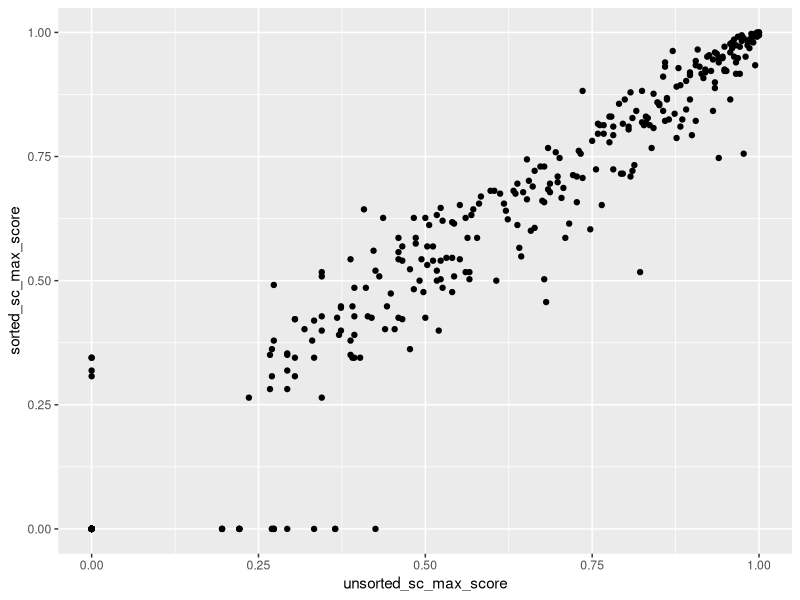
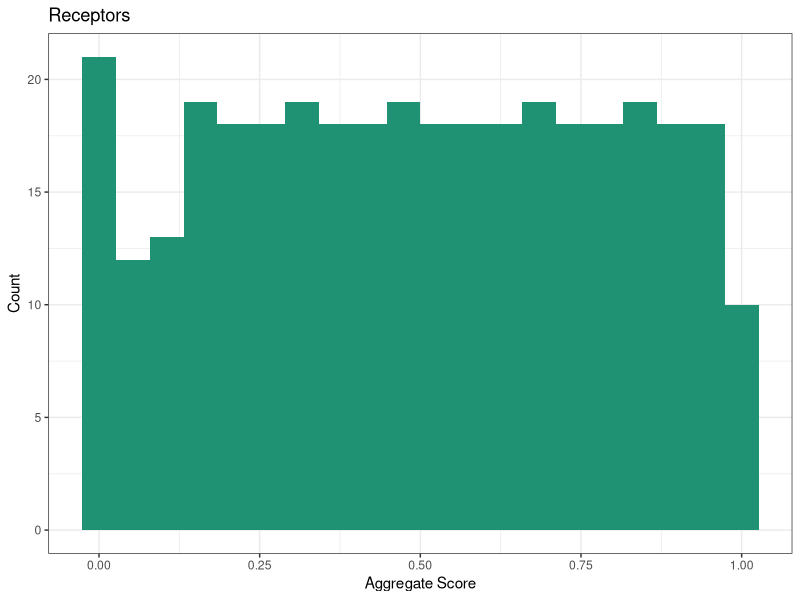
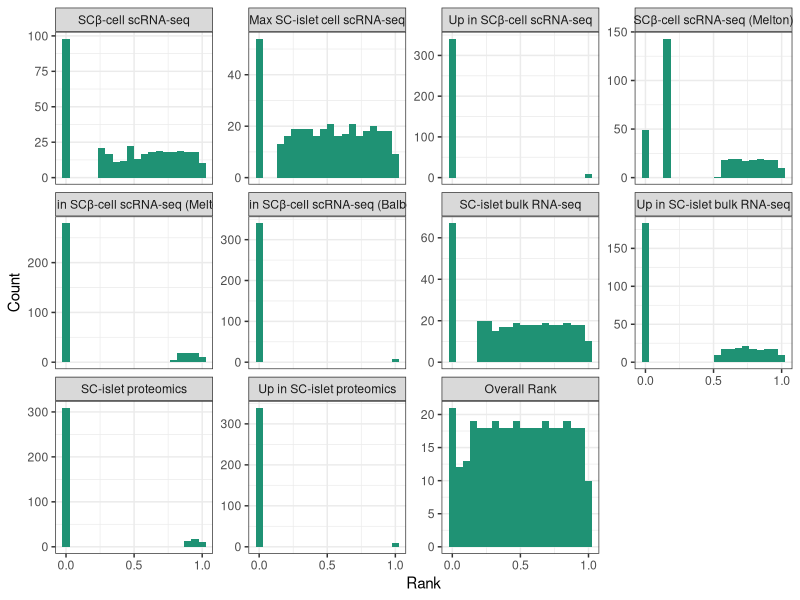
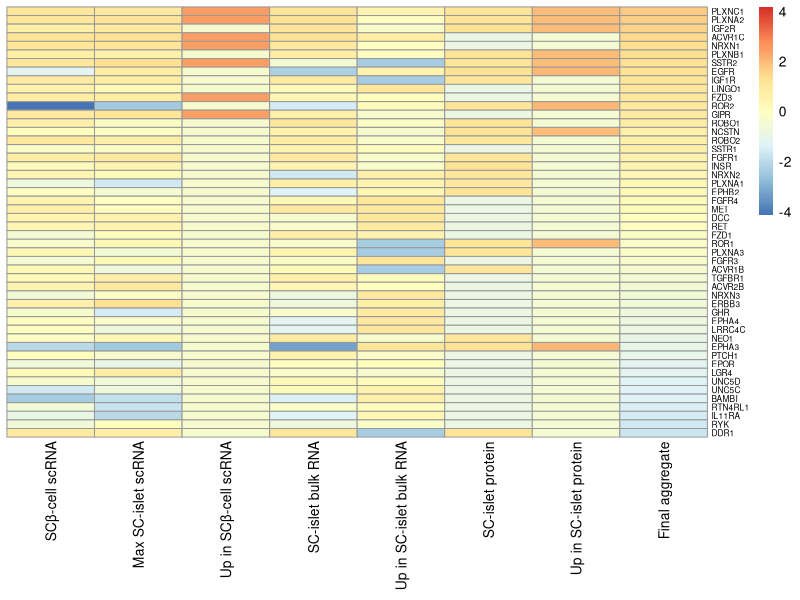
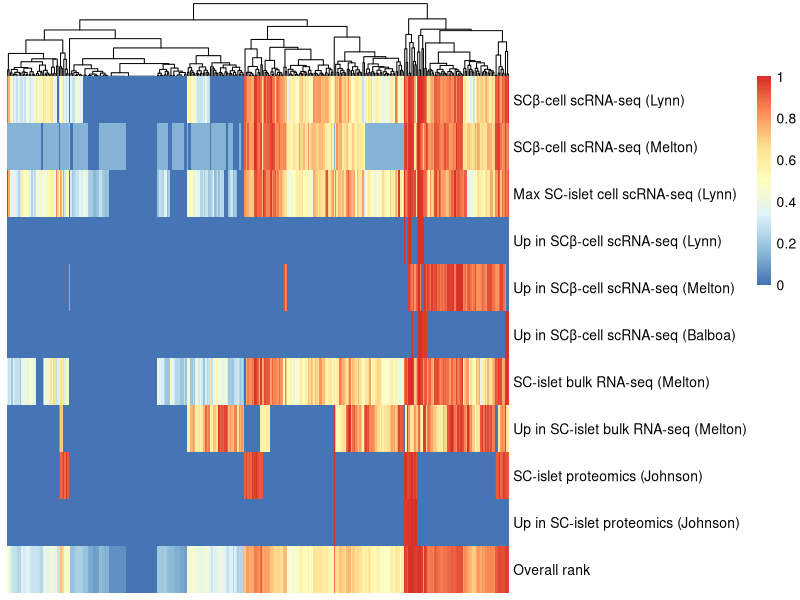
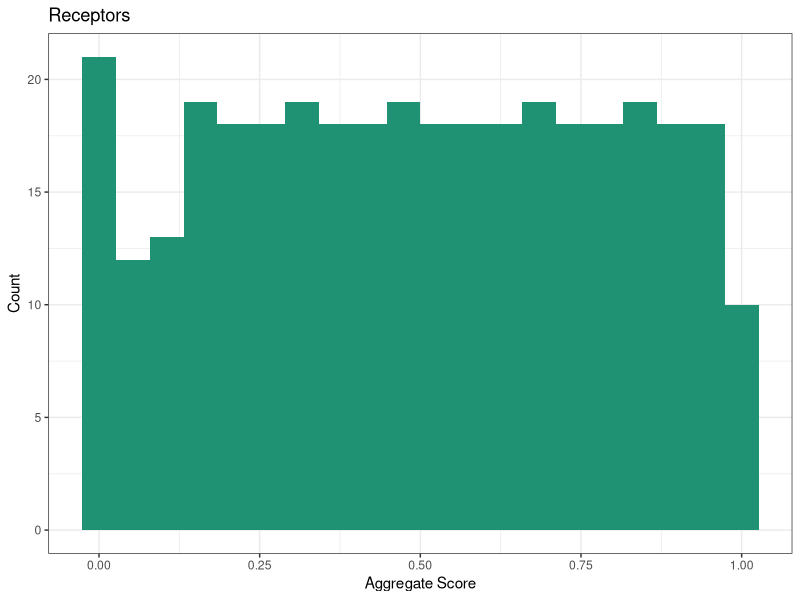
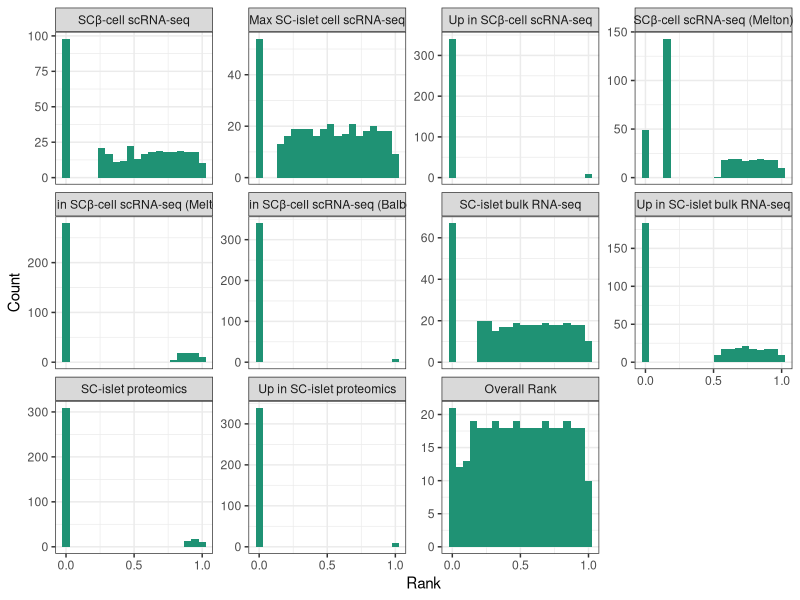

The R source for these figures, in order:
# scoring the 349 receptors based on aggregate rankings of all data of interest
# that we have compiled. Receptor scores will then be combined with ligand
# scores based on known interactions from omnipath data. The combined final 
# ligand scores will be used to decide which ligands to order of in vitro 
# screening.

library(tidyverse)
library(pheatmap)


############# load data ###############################


receptors_df <- (read.csv("ligand_receptor_lists/feb2022_new_lists/OmniPath/data/receptors_with_meltonbalboa.tsv", 
                          sep = "\t"))




############### prep proteomics scoring ############################



# replace NAs with 0 in proteomics so score function doesn't break
# we will use pooled sc proteomics to capture all proteins of interest
receptors_df$all_sc_proteomics_0 <- 
  lapply(receptors_df$all_sc_proteomics,
         replace_na, replace = 0)  
# the lapply changed the format of the new column to a list which caused problems
# so convert all back to dataframe
receptors_df <- as.data.frame(lapply(receptors_df, unlist))



############# prep proteomics differential abundance data ###########################


# this returns fold change values only for proteins upregulated in stemcell
# with a p value of less than 0.05
# so will score based on fold change
receptors_df <- receptors_df %>% 
# Fold change > 1 indicates higher abundance in stem cell  
mutate(proteomics_up_in_sc = ifelse(stemcell_NDislet_proteomics_FC > 1
                                    , ifelse(stemcell_NDislet_proteomics_adj_p_value < 0.05,
                                             # return fold change for scoring
                                             stemcell_NDislet_proteomics_FC,
                                             NA), 
                                    NA))
# replace NAs with 1 in proteomics_up_in_sc score function doesn't break
receptors_df$proteomics_up_in_sc_0 <- 
  lapply(receptors_df$proteomics_up_in_sc,
         replace_na, replace = 1)  
# the lapply changed the format of the new column to a list which caused problems
# so convert all back to dataframe
receptors_df <- as.data.frame(lapply(receptors_df, unlist))



################ prep scRNAseq differential expression data #########################
       

# this returns fold change values only for proteins upregulated in stemcell
# with a p value of less than 0.05
# so will score based on fold change
# with minimum fold change of log2FC = 0.5 (41% change)
receptors_df <- receptors_df %>% 
  # Fold change > 1 indicates higher abundance in stem cell  
  mutate(scRNA_up_in_eBC = ifelse(eBC_beta_scRNA_log2FC > 0.5
                                      , ifelse(eBC_beta_scRNA_adj_p_value < 0.05,
                                               # return fold change for scoring
                                               eBC_beta_scRNA_log2FC,
                                               NA), 
                                      NA))
# replace NAs with 0 in scRNA_up_in_eBC so score function doesn't break
receptors_df$scRNA_up_in_eBC <- 
  lapply(receptors_df$scRNA_up_in_eBC,
         replace_na, replace = 0)  
# the lapply changed the format of the new column to a list which caused problems
# so convert all back to dataframe
receptors_df <- as.data.frame(lapply(receptors_df, unlist))




################ prep bulk SC-islet RNA-seq melton data #########################

# replace NAs with 0 in sc_islet_bulk_rna so score function doesn't break
receptors_df$sc_islet_bulk_rna <- 
  lapply(receptors_df$sc_islet_bulk_rna,
         replace_na, replace = 0)  
# the lapply changed the format of the new column to a list which caused problems
# so convert all back to dataframe
receptors_df <- as.data.frame(lapply(receptors_df, unlist))



# prep SCislet_Hislet_bulkRNA_Melton_log2FC 

# this returns fold change values only for genes upregulated in SC-islets
# Fold change > 1 indicates higher expression in SC-islet
# and provides a good number of hits
# use comparison to just melton's own h-islet, not to lund
# b/c the comparison to lund produced discrepant data
receptors_df <- receptors_df %>% 
  mutate(bulkRNA_up_in_SCislet = ifelse(SCislet_Hislet_bulkRNA_Melton_log2FC > 1,
                                           # return fold change for scoring
                                        SCislet_Hislet_bulkRNA_Melton_log2FC,
                                           NA))
# replace NAs with 0 so score function doesn't break
receptors_df$bulkRNA_up_in_SCislet <- 
  lapply(receptors_df$bulkRNA_up_in_SCislet,
         replace_na, replace = 0)  
# the lapply changed the format of the new column to a list which caused problems
# so convert all back to dataframe
receptors_df <- as.data.frame(lapply(receptors_df, unlist))



########## prep melton 2019 scRNA expression & DE data ################

## prep expression data
# replace NAs with 0  so score function doesn't break
receptors_df$sc_beta_scRNA_Melton2019 <- 
  lapply(receptors_df$sc_beta_scRNA_Melton2019,
         replace_na, replace = 0)  
# the lapply changed the format of the new column to a list which caused problems
# so convert all back to dataframe
receptors_df <- as.data.frame(lapply(receptors_df, unlist))


## prep DE data
# this returns fold change values only for genes upregulated in stemcell
# so will score based on fold change
receptors_df <- receptors_df %>% 
  # Fold change > 1 indicates higher abundance in stem cell  
  mutate(scRNA_up_in_SCbeta_melton2019 = ifelse(SCbeta_Hbeta_scRNA_Melton2019_log2FC > 1,
                                  # return fold change for scoring
                                  SCbeta_Hbeta_scRNA_Melton2019_log2FC,
                                  NA))
# replace NAs with 0 in scRNA_up_in_eBC so score function doesn't break
receptors_df$scRNA_up_in_SCbeta_melton2019 <- 
  lapply(receptors_df$scRNA_up_in_SCbeta_melton2019,
         replace_na, replace = 0)  
# the lapply changed the format of the new column to a list which caused problems
# so convert all back to dataframe
receptors_df <- as.data.frame(lapply(receptors_df, unlist))



################### prep balboa 2022 scRNA DE data ##########################



# this returns fold change values only for proteins upregulated in stemcell
# with a p value of less than 0.05
# so will score based on fold change
# with minimum fold change of log2FC = 0.5 (41% change)
receptors_df <- receptors_df %>% 
  # Fold change > 1 indicates higher abundance in stem cell  
  mutate(scRNA_up_in_SCbeta_balboa2022 = ifelse(SCbeta_Hbeta_scRNA_Balboa2022_log2FC > 0.5
                                  , ifelse(SCbeta_Hbeta_scRNA_Balboa2022_adj_p_value < 0.05,
                                           # return fold change for scoring
                                           SCbeta_Hbeta_scRNA_Balboa2022_log2FC,
                                           NA), 
                                  NA))
# replace NAs with 0 in scRNA_up_in_eBC so score function doesn't break
receptors_df$scRNA_up_in_SCbeta_balboa2022 <- 
  lapply(receptors_df$scRNA_up_in_SCbeta_balboa2022,
         replace_na, replace = 0)  
# the lapply changed the format of the new column to a list which caused problems
# so convert all back to dataframe
receptors_df <- as.data.frame(lapply(receptors_df, unlist))




############################ scoring function ####################################### 

# percent_rank() assigns a highest score of 1 and lowest score of 0. 
# The benefit of using percent_rank() over min_rank() is that min rank
# would have a different highest score for our receptor & ligands list, 
# because we have 422 ligands and 349 receptors

receptors_scores <- receptors_df %>% 
  filter(keep_in_list %in% c("Yes", "TBD")) %>% 
  filter(consensus_score > 7) %>% 
  
  # create scores for sorted sc's cell populations
  mutate(sorted_eBCs_score = percent_rank(sorted_eBCs),
         sorted_immature_beta_score = percent_rank(sorted_immature_beta),
         sorted_ins_gfp_gcg_sst_score = percent_rank(sorted_ins_gfp_gcg_sst),
         sorted_ins_gfp_sst_score = percent_rank(sorted_ins_gfp_sst),
         sorted_pancreatic_proj_score = percent_rank(sorted_pancreatic_proj)) %>% 
  
  # create scores for all unsorted sc's cell populations
  mutate(unsorted_immature_beta_score = percent_rank(unsorted_immature_beta),
         unsorted_ins_gfp_score = percent_rank(unsorted_ins_gfp),
         unsorted_ins_gfp_gcg_sst_score = percent_rank(unsorted_ins_gfp_gcg_sst),
         unsorted_pancreatic_proj_score = percent_rank(unsorted_pancreatic_proj)) %>% 
  
  # create scores for stem cell proteomics
  mutate(all_sc_proteomics_score = percent_rank(all_sc_proteomics_0)) %>% 
  
  ## create scores for proteomics differential abundance sc pooled vs ND islets
  mutate(proteomics_up_in_sc_score = percent_rank(proteomics_up_in_sc_0)) %>% 
  
  # create scores for scRNA-seq differential expression eBCs vs human beta cells
  mutate(scRNA_up_in_eBC_score = percent_rank(scRNA_up_in_eBC)) %>% 
  
  # create scores for SC-islet bulk RNA-seq melton data
  mutate(sc_islet_bulk_rna_score = percent_rank(sc_islet_bulk_rna)) %>% 
  
  # create scores for SC-islet bulk RNAseq log2FC vs H-islet ave of melton & lund
  mutate(bulkRNA_up_in_SCislet_score = percent_rank(bulkRNA_up_in_SCislet)) %>% 
  
  # create score for SCbeta-cell melton2019 expression
  mutate(SCbeta_scRNA_melton2019_score = percent_rank(sc_beta_scRNA_Melton2019)) %>% 
  
  # create score for SCbeta-cell differential expression in melton 2019
  mutate(scRNA_up_in_SCbeta_melton2019_score = percent_rank(scRNA_up_in_SCbeta_melton2019)) %>% 
  
  # create score for SCbeta-cell differential expression in balboa 2022
  mutate(scRNA_up_in_SCbeta_balboa2022_score = percent_rank(scRNA_up_in_SCbeta_balboa2022)) %>% 

  # create aggregate sorted scores
  rowwise() %>% 
  mutate(sorted_sc_mean_score = mean(c(sorted_eBCs_score,
                                       sorted_immature_beta_score,
                                       sorted_ins_gfp_gcg_sst_score,
                                       sorted_ins_gfp_sst_score,
                                       sorted_pancreatic_proj_score)),
         sorted_sc_max_score = max(c(sorted_eBCs_score,
                                     sorted_immature_beta_score,
                                     sorted_ins_gfp_gcg_sst_score,
                                     sorted_ins_gfp_sst_score,
                                     sorted_pancreatic_proj_score)),
         # create aggregate unsorted scores
         unsorted_sc_mean_score = mean(c(unsorted_immature_beta_score,
                                         unsorted_ins_gfp_score,
                                         unsorted_ins_gfp_gcg_sst_score,
                                         unsorted_pancreatic_proj_score)),
         unsorted_sc_max_score = max(c(unsorted_immature_beta_score,
                                       unsorted_ins_gfp_score,
                                       unsorted_ins_gfp_gcg_sst_score,
                                       unsorted_pancreatic_proj_score)),
         # create aggregate of sorted & unsorted scores
         combined_sc_max_score = max(c(sorted_sc_max_score,
                                       unsorted_sc_max_score)),
         
         # also create final aggregate score based on all data of interest
         aggregate_score = mean(c(sorted_eBCs_score,
                               combined_sc_max_score,
                               scRNA_up_in_eBC_score,
                               SCbeta_scRNA_melton2019_score,
                               scRNA_up_in_SCbeta_melton2019_score,
                               scRNA_up_in_SCbeta_balboa2022_score,
                               sc_islet_bulk_rna_score,
                               bulkRNA_up_in_SCislet_score,
                               all_sc_proteomics_score,
                               proteomics_up_in_sc_score))) %>% 

  ungroup() %>% 
  
  # rerank combined_sc_max_score & aggregate_score to rescale the data
  mutate(combined_sc_max_score = percent_rank(combined_sc_max_score),
         aggregate_score= percent_rank(aggregate_score)) %>% 
  
  dplyr::select(hgnc_symbol,
         sorted_eBCs_score,
         sorted_sc_mean_score,
         unsorted_sc_mean_score,
         sorted_sc_max_score,
         unsorted_sc_max_score,
         combined_sc_max_score,
         scRNA_up_in_eBC_score,
         SCbeta_scRNA_melton2019_score,
         scRNA_up_in_SCbeta_melton2019_score,
         scRNA_up_in_SCbeta_balboa2022_score,
         sc_islet_bulk_rna_score,
         bulkRNA_up_in_SCislet_score,
         all_sc_proteomics_score,
         proteomics_up_in_sc_score,
         aggregate_score)
  




# compare max scores of sorted vs unsorted stem cell scRNA-seq
receptors_scores %>% 
  ggplot(aes(x = unsorted_sc_max_score, 
             y = sorted_sc_max_score)) +
  geom_point()
# comparison of unsorted_sc_max_score & sorted_sc_max_score shows they are 
# very strognly correlated, with a few outliers. Therefor it makes sense to 
# just combine them into 1 score for the purpose of the aggregate ranking. 
# In other words, take the max score across all 9 cell types between the 
# sorted and unsorted scRNA-seq



############## histogram of aggregate scores ########################


# just aggregate score
receptors_scores %>% 
  ggplot(aes(x = aggregate_score)) +
  geom_histogram(bins = 20,
                 fill = "#1F9274") +
  labs(x = "Aggregate Score",
       y = "Count") +
  ggtitle("Receptors") +
  theme_bw()

# save the plot
ggsave("ligand_receptor_lists/feb2022_new_lists/OmniPath/figures/receptor_scores_histo.JPG",
       device = "jpg",
       width = 1500,
       height = 1500,
       units = "px",
       scale = 0.8)




## histogram of all scores facet wrapped
receptors_scores_longer <- receptors_scores %>%
  dplyr::select(hgnc_symbol,
         sorted_eBCs_score,
         combined_sc_max_score,
         scRNA_up_in_eBC_score,
         SCbeta_scRNA_melton2019_score,
         scRNA_up_in_SCbeta_melton2019_score,
         scRNA_up_in_SCbeta_balboa2022_score,
         sc_islet_bulk_rna_score,
         bulkRNA_up_in_SCislet_score,
         all_sc_proteomics_score,
         proteomics_up_in_sc_score,
         aggregate_score) %>% 
  pivot_longer(cols = c(sorted_eBCs_score,
               combined_sc_max_score,
               scRNA_up_in_eBC_score,
               SCbeta_scRNA_melton2019_score,
               scRNA_up_in_SCbeta_melton2019_score,
               scRNA_up_in_SCbeta_balboa2022_score,
               sc_islet_bulk_rna_score,
               bulkRNA_up_in_SCislet_score,
               all_sc_proteomics_score,
               proteomics_up_in_sc_score,
               aggregate_score)) 
    
# reorder the name factor to change order of plots in the facet wrap
# and add labels for the facet labels on the plot
receptors_scores_longer$name<- factor(receptors_scores_longer$name, 
                                      levels = c("sorted_eBCs_score",
                                                 "combined_sc_max_score",
                                                 "scRNA_up_in_eBC_score",
                                                 "SCbeta_scRNA_melton2019_score",
                                                 "scRNA_up_in_SCbeta_melton2019_score",
                                                 "scRNA_up_in_SCbeta_balboa2022_score",
                                                 "sc_islet_bulk_rna_score",
                                                 "bulkRNA_up_in_SCislet_score",
                                                 "all_sc_proteomics_score",
                                                 "proteomics_up_in_sc_score",
                                                 "aggregate_score"),
                                      labels = c("SCβ-cell scRNA-seq",
                                                 "Max SC-islet cell scRNA-seq",
                                                 "Up in SCβ-cell scRNA-seq",
                                                 "SCβ-cell scRNA-seq (Melton)",
                                                 "Up in SCβ-cell scRNA-seq (Melton)",
                                                 "Up in SCβ-cell scRNA-seq (Balboa)",
                                                 "SC-islet bulk RNA-seq",
                                                 "Up in SC-islet bulk RNA-seq",
                                                 "SC-islet proteomics",
                                                 "Up in SC-islet proteomics",
                                                 "Overall Rank"))

receptors_scores_longer %>% 
  ggplot(aes(x = value)) +
  facet_wrap(~ name,
             scales = "free_y") +
  geom_histogram(bins = 20,
                 fill = "#1F9274") +
  scale_x_continuous(breaks = c(0,0.5,1)) +
  labs(x = "Rank",
       y = "Count") +
  theme_bw()


# save the plot
ggsave("ligand_receptor_lists/feb2022_new_lists/OmniPath/figures/receptor_scores/receptor_scores_histo_facet_5.JPG",
       device = "jpg",
       width = 3800,
       height = 1500,
       units = "px",
       scale = 0.8)




#################### heatmap using pheatmap #####################################


receptors_scores_rowname <- receptors_scores
receptors_scores_rowname <- column_to_rownames(as.data.frame(receptors_scores), 
                                         var = "hgnc_symbol")

# column legend table
# col_annotations <- data.frame(col_name = c("sorted_eBCs_score",
#                                            "combined_sc_max_score",
#                                            "scRNA_up_in_eBC_score",
#                                            "all_sc_proteomics_score",
#                                            "proteomics_up_in_sc_score",
#                                            "aggregate_score"),
#                               display_name = c("SCβ-cell scRNA",
#                                                "Max SC-islet scRNA",
#                                                "Up in SCβ-cell scRNA",
#                                                "SC-islet protein",
#                                                "Up in SC-islet protein",
#                                                "Final aggregate"))
# col_annotations_rowname <- col_annotations
# col_annotations_rowname <- column_to_rownames(as.data.frame(col_annotations), 
#                                                var = "col_name")


# heatmap of just ranks
receptors_scores_rowname %>% 
  dplyr::select(sorted_eBCs_score,
         combined_sc_max_score,
         scRNA_up_in_eBC_score,
         sc_islet_bulk_rna_score,
         bulkRNA_up_in_SCislet_score,
         all_sc_proteomics_score,
         proteomics_up_in_sc_score,
         aggregate_score) %>%
  arrange(desc(aggregate_score)) %>% 
  head(50) %>% 
  pheatmap(labels_col = c("SCβ-cell scRNA",
                          "Max SC-islet scRNA",
                          "Up in SCβ-cell scRNA",
                          "SC-islet bulk RNA",
                          "Up in SC-islet bulk RNA",
                          "SC-islet protein",
                          "Up in SC-islet protein",
                          "Final aggregate"),
           cluster_rows = FALSE,
           cluster_cols = FALSE,
           show_rownames = TRUE,
           scale = "column",
           show_colnames = TRUE,
           fontsize_col = 10,
           fontsize_row = 6,
           angle_col = 90)




################# pheatmap with flipped x and y axes ####################

receptors_scores_flip_rowname <- column_to_rownames(as.data.frame(receptors_scores), 
                                                    var = "hgnc_symbol") %>% 
  dplyr::select(sorted_eBCs_score,
         SCbeta_scRNA_melton2019_score,        
         combined_sc_max_score,
         scRNA_up_in_eBC_score,
         scRNA_up_in_SCbeta_melton2019_score,
         scRNA_up_in_SCbeta_balboa2022_score,
         sc_islet_bulk_rna_score,
         bulkRNA_up_in_SCislet_score,
         all_sc_proteomics_score,
         proteomics_up_in_sc_score,
         aggregate_score) %>%
  arrange(desc(aggregate_score)) %>% 
#  head(50) %>% 
  t()



# heatmap of scores
receptors_scores_flip_rowname %>% 
  pheatmap(labels_row = c("SCβ-cell scRNA-seq (Lynn)",
                          "SCβ-cell scRNA-seq (Melton)",
                         "Max SC-islet cell scRNA-seq (Lynn)",
                         "Up in SCβ-cell scRNA-seq (Lynn)",
                         "Up in SCβ-cell scRNA-seq (Melton)",
                         "Up in SCβ-cell scRNA-seq (Balboa)",
                         "SC-islet bulk RNA-seq (Melton)",
                         "Up in SC-islet bulk RNA-seq (Melton)",
                         "SC-islet proteomics (Johnson)",
                         "Up in SC-islet proteomics (Johnson)",
                         "Overall rank"),
           cluster_rows = FALSE,
           cluster_cols = TRUE,
           show_rownames = TRUE,
           show_colnames = FALSE,
           fontsize_col = 9,
           fontsize_row = 10,
           angle_col = 90)


########### save table ######################################

# save new datatables
receptors_scores %>% 
  dplyr::select(hgnc_symbol,
                sorted_eBCs_score,
                SCbeta_scRNA_melton2019_score,        
                combined_sc_max_score,
                scRNA_up_in_eBC_score,
                scRNA_up_in_SCbeta_melton2019_score,
                scRNA_up_in_SCbeta_balboa2022_score,
                sc_islet_bulk_rna_score,
                bulkRNA_up_in_SCislet_score,
                all_sc_proteomics_score,
                proteomics_up_in_sc_score,
                aggregate_score) %>%
  arrange(desc(aggregate_score)) %>% 
write_tsv("ligand_receptor_lists/feb2022_new_lists/OmniPath/data/receptors_scores_3.tsv")
